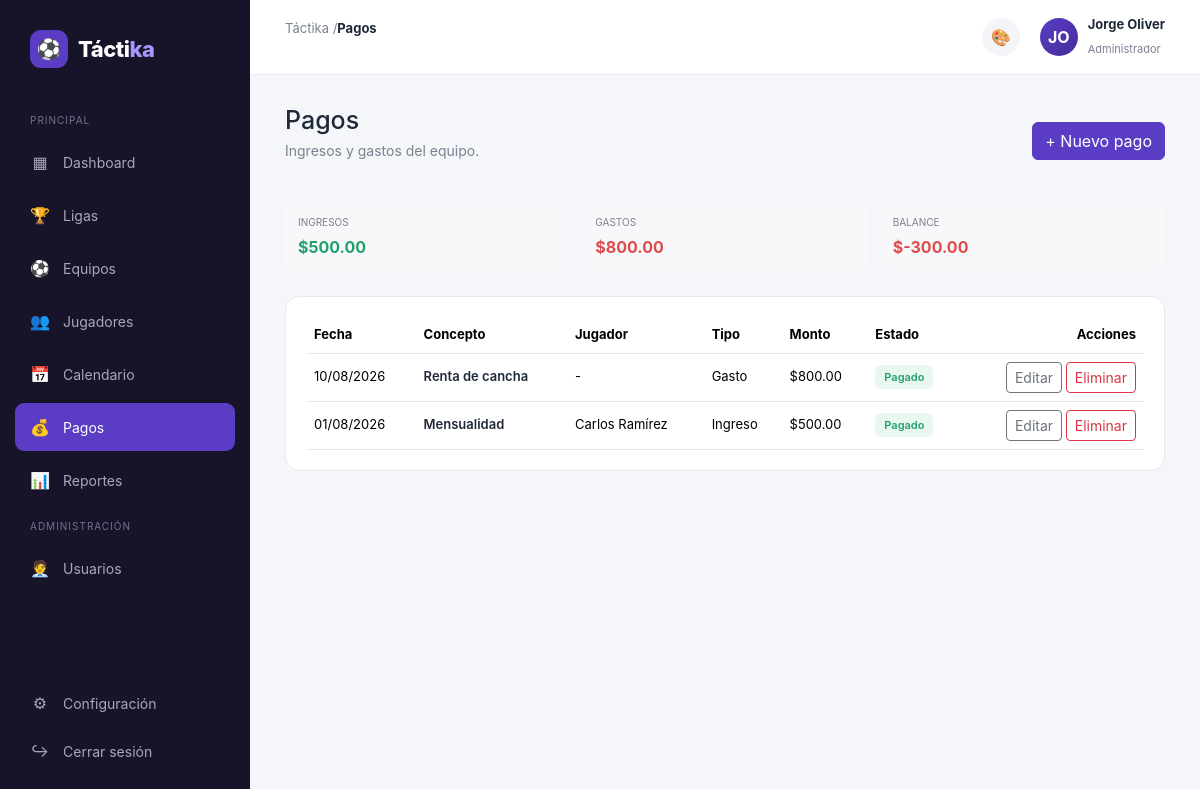
Screenshot of /public/pagos (signed in) with the database file from the repository.
### tables this page shows
CREATE TABLE IF NOT EXISTS pagos (
    id INT AUTO_INCREMENT PRIMARY KEY,
    jugador_id INT NULL,
    equipo_id INT NULL,
    concepto_id INT NULL,
    monto DECIMAL(10, 2) NOT NULL,
    tipo ENUM('ingreso', 'gasto') NOT NULL DEFAULT 'ingreso',
    metodo_pago_id INT NULL,
    fecha DATE NOT NULL,
    estado ENUM('pagado', 'pendiente') NOT NULL DEFAULT 'pendiente',
    observaciones TEXT NULL,
    created_at TIMESTAMP DEFAULT CURRENT_TIMESTAMP,
    FOREIGN KEY (jugador_id) REFERENCES jugadores(id) ON DELETE SET NULL,
    FOREIGN KEY (equipo_id) REFERENCES equipos(id) ON DELETE SET NULL,
    FOREIGN KEY (concepto_id) REFERENCES cat_pagos(id) ON DELETE SET NULL,
    FOREIGN KEY (metodo_pago_id) REFERENCES cat_metodo_pagos(id) ON DELETE SET NULL
);

CREATE TABLE IF NOT EXISTS cat_pagos (
    id INT AUTO_INCREMENT PRIMARY KEY,
    nombre VARCHAR(100) NOT NULL,
    monto DECIMAL(10, 2) NULL,
    created_at TIMESTAMP DEFAULT CURRENT_TIMESTAMP
);

CREATE TABLE IF NOT EXISTS jugadores (
    id INT AUTO_INCREMENT PRIMARY KEY,
    equipo_id INT NULL,
    nombre VARCHAR(100) NOT NULL,
    apellido VARCHAR(100) NOT NULL,
    posicion_id INT NULL,
    numero INT,
    fecha_nacimiento DATE NULL,
    telefono VARCHAR(20),
    email VARCHAR(150),
    foto VARCHAR(255),
    estado ENUM('activo', 'lesionado', 'inactivo') NOT NULL DEFAULT 'activo',
    capitan TINYINT(1) NOT NULL DEFAULT 0,
    created_at TIMESTAMP DEFAULT CURRENT_TIMESTAMP,
    FOREIGN KEY (equipo_id) REFERENCES equipos(id) ON DELETE SET NULL,
    FOREIGN KEY (posicion_id) REFERENCES cat_posiciones(id) ON DELETE SET NULL
);

### app/controllers/PagosController.php (called while the page is built, shortened)
<?php
class PagosController extends Controller
{
    public function index(): void
    {
        $pagoModel = $this->model('Pago');
        $this->view('pagos/index', [
            'titulo' => 'Pagos',
            'activeMenu' => 'pagos',
            'pagos' => $pagoModel->conJugador(),
            'resumenFinanciero' => $pagoModel->resumen(),
        ]);
    }
}

### app/core/App.php (called while the page is built, shortened)
<?php
class App
{
    protected string $method = 'index';
    public function __construct()
    {
        $url = $this->parseUrl();
        if (!empty($url[0]) && file_exists(APP_PATH . '/controllers/' . ucfirst($url[0]) . 'Controller.php')) {
            unset($url[0]);
        }
        $controller = new $this->controllerName();
        $this->params = $url ? array_values($url) : [];
        call_user_func_array([$controller, $this->method], $this->params);
    }
    protected function parseUrl(): array
    {
        if (isset($_GET['url'])) {
            $url = rtrim($_GET['url'], '/');
            $url = filter_var($url, FILTER_SANITIZE_URL);
            return explode('/', $url);
        }
        return [];
    }
}

### public/index.php (called while the page is built, shortened)
<?php
new App();

### app/models/Pago.php (called while the page is built, shortened)
<?php
class Pago extends Model
{
    public function conJugador(): array
    {
        $sql = "SELECT p.*,
                       j.nombre AS jugador_nombre, j.apellido AS jugador_apellido,
                       e.nombre AS equipo_nombre,
                       c.nombre AS concepto_nombre,
                       m.nombre AS metodo_nombre
                FROM pagos p
                LEFT JOIN jugadores j ON j.id = p.jugador_id
                LEFT JOIN equipos e ON e.id = p.equipo_id
                LEFT JOIN cat_pagos c ON c.id = p.concepto_id
                LEFT JOIN cat_metodo_pagos m ON m.id = p.metodo_pago_id
                ORDER BY p.fecha DESC";
        return $this->db->query($sql)->fetchAll();
    }
}

### app/views/pagos/index.php (the view, shortened to what this page needs)
<div class="welcome d-flex align-items-center justify-content-between">
    <div>
        <h1>Pagos</h1>
        <p>Ingresos y gastos del equipo.</p>
    </div>
    <a href="<?= BASE_URL ?>/pagos/crear" class="btn btn-primary">+ Nuevo pago</a>
</div>
<div class="finance mb-4">
    <div class="finance-item">
        <span>INGRESOS</span>
        <strong class="positive">$<?= number_format($resumenFinanciero['ingresos'], 2) ?></strong>
    </div>
    <div class="finance-item">
        <span>GASTOS</span>
        <strong class="negative">$<?= number_format($resumenFinanciero['gastos'], 2) ?></strong>
    </div>
    <div class="finance-item">
        <span>BALANCE</span>
        <strong class="<?= $resumenFinanciero['balance'] >= 0 ? 'positive' : 'negative' ?>">
            $<?= number_format($resumenFinanciero['balance'], 2) ?>
        </strong>
    </div>
</div>
<div class="card">
    <div class="table-responsive">
        <table class="table">
            <thead>
                <tr>
                    <th>Fecha</th>
                    <th>Concepto</th>
                    <th>Jugador</th>
                    <th>Tipo</th>
                    <th>Monto</th>
                    <th>Estado</th>
                    <th class="text-end">Acciones</th>
                </tr>
            </thead>
            <tbody>
                <?php if (!empty($pagos)): ?>
                    <?php foreach ($pagos as $p): ?>
                        <tr>
                            <td><?= date('d/m/Y', strtotime($p['fecha'])) ?></td>
                            <td>
                                <a href="#" class="link-equipo" data-bs-toggle="modal" data-bs-target="#pagoModal<?= $p['id'] ?>">
                                    <?= htmlspecialchars($p['concepto_nombre'] ?? '-') ?>
                                </a>
                            </td>
                            <td><?= $p['jugador_nombre'] ? htmlspecialchars($p['jugador_nombre'] . ' ' . $p['jugador_apellido']) : '-' ?></td>
                            <td><?= ucfirst($p['tipo']) ?></td>
                            <td class="<?= $p['tipo'] === 'ingreso' ? 'positive' : 'negative' ?>">
                                $<?= number_format($p['monto'], 2) ?>
                            </td>
                            <td><span class="badge-estado badge-<?= $p['estado'] ?>"><?= ucfirst($p['estado']) ?></span></td>
                            <td class="text-end">
                                <a href="<?= BASE_URL ?>/pagos/editar/<?= $p['id'] ?>" class="btn btn-sm btn-outline-secondary">Editar</a>
                                <a href="<?= BASE_URL ?>/pagos/eliminar/<?= $p['id'] ?>" class="btn btn-sm btn-outline-danger" data-confirm="¿Eliminar este pago?">Eliminar</a>
                            </td>
                        </tr>
                    <?php endforeach; ?>
                <?php else: ?>
                    <tr>
                        <td colspan="7" class="text-center text-muted py-4">No hay pagos registrados.</td>
                    </tr>
                <?php endif; ?>
            </tbody>
        </table>
    </div>
</div>

### public/css/style.css (style rules this page uses)
:root { --primary: #5b3cc4; --primary-dark: #452c9c; --primary-light: #eee9ff; --background: #f5f6fa; --surface: #ffffff; --text: #1f2937; --muted: #7b8190; --success: #22a06b; --success-bg: #e8f7f0; --danger: #dc4c4c; --danger-bg: #fdecec; --warning: #d89b24; --warning-bg: #fff6df; --border: #e8e9ef; --sidebar-width: 250px; }
* { margin: 0; padding: 0; box-sizing: border-box; }
body { font-family: Inter, Arial, sans-serif; background: var(--background); color: var(--text); }
a { text-decoration: none; }
.welcome { margin-bottom: 25px; }
.welcome h1 { font-size: 25px; margin-bottom: 5px; }
.welcome p { color: var(--muted); font-size: 14px; }
.card { background: var(--surface); border: 1px solid var(--border); border-radius: 14px; padding: 20px; }
.finance { margin-top: 20px; display: grid; grid-template-columns: repeat(3, 1fr); gap: 12px; }
.finance-item { padding: 13px; background: #f8f8fb; border-radius: 9px; }
.finance-item span { display: block; font-size: 10px; color: var(--muted); margin-bottom: 5px; }
.finance-item strong { font-size: 16px; }
.positive { color: var(--success); }
.negative { color: var(--danger); }
.card table { margin-bottom: 0; }
.card .table > :not(caption) > * > * { border-bottom-color: var(--border); font-size: 13px; vertical-align: middle; }
.badge-estado { font-size: 11px; font-weight: 600; padding: 5px 9px; border-radius: 6px; }
.badge-activo, .badge-pagado, .badge-jugado { background: var(--success-bg); color: var(--success); }
.link-equipo { color: var(--text); font-weight: 600; }
.btn-primary { background: var(--primary); border-color: var(--primary); }

### rows the page displays
pagos: fecha "10/08/2026", concepto.nombre "Renta de cancha", tipo "Gasto", monto "800.00", estado "Pagado"
pagos: fecha "01/08/2026", concepto.nombre "Mensualidad", jugador.apellido "Carlos Ramírez", tipo "Ingreso", monto "500.00", estado "Pagado"

### other values shown
APP_NAME "Táctika"
$titulo "Pagos"
substr($_SESSION['usuario_nombre'] ?? '', 0, 2) "JO"
$_SESSION['usuario_nombre'] "Jorge Oliver"
$_SESSION['usuario_rol'] "Administrador"
$resumenFinanciero['ingresos'] "500.00"
$resumenFinanciero['gastos'] "800.00"
$resumenFinanciero['balance'] "-300.00"
